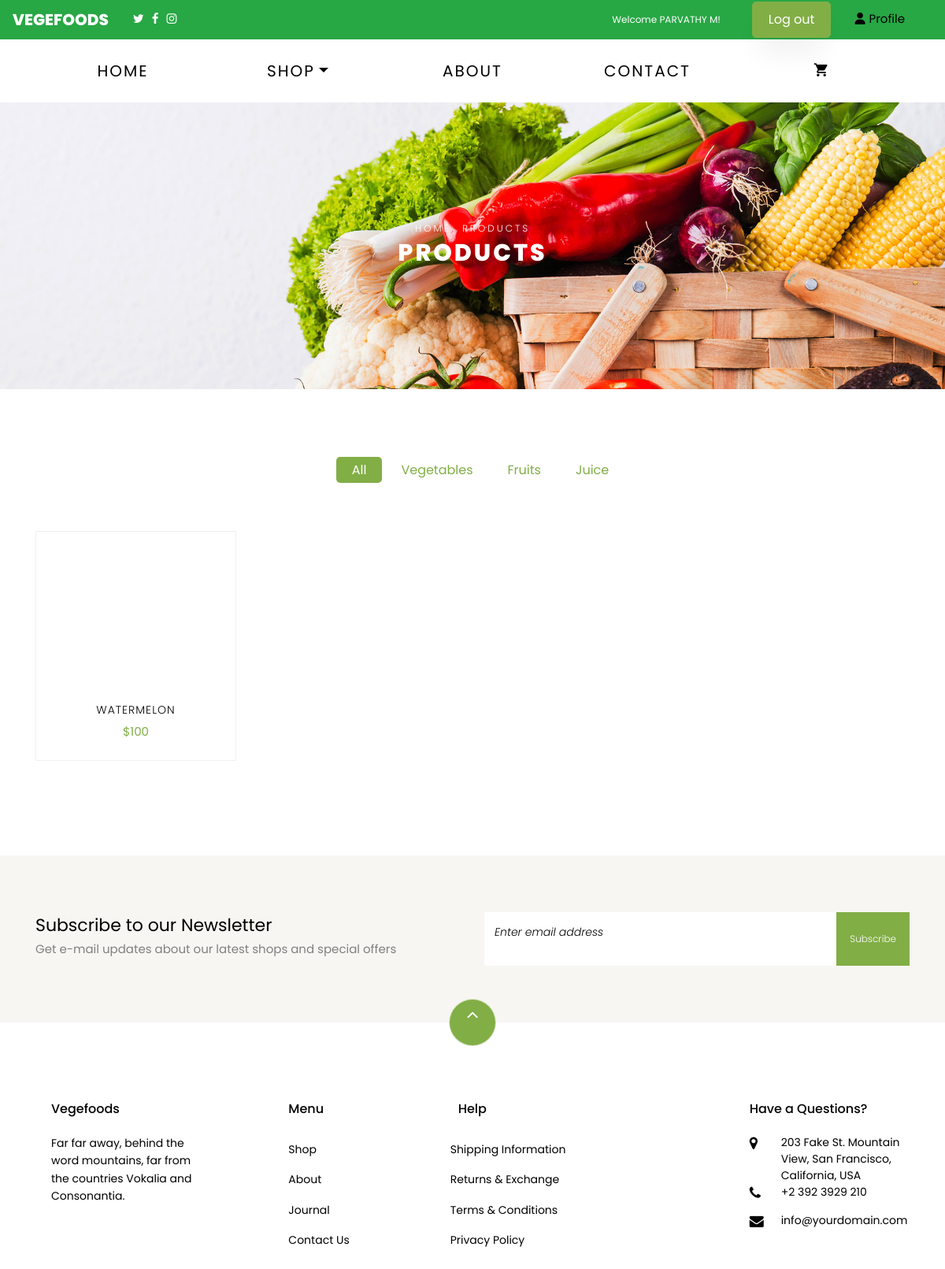
The app's page /fruit_list/ (signed in) with its own data.
### app/models.py (models this page shows, shortened)
class customuser(AbstractUser):
    full_name = models.CharField(max_length=255, blank=True, null=True)
    phone = models.CharField(max_length=15, blank=True, null=True)
    is_admin = models.BooleanField(default=False)
    is_user = models.BooleanField(default=False)

class Fruit(models.Model):
    name=models.CharField(max_length=30)
    cover=models.ImageField(upload_to='app/cover',null=True,blank=True)
    description =models.CharField(max_length=400)
    price=models.IntegerField()
    sold=models.IntegerField()

### app/views.py (the view)
# urls.py: path("fruit_list/", views.fruit_list, name="fruit_list"),
def fruit_list(request):
    k=Fruit.objects.all()
    return render(request, "fruit.html", {"b": k, 'request': request})

### templates/fruit.html (shortened to what this page needs)
{% extends 'base.html' %}
{% load static %}
{% block content %}
    <div class="hero-wrap hero-bread" style="background-image: url('/static/images/bg_1.jpg');">
      <div class="container">
        <div class="row no-gutters slider-text align-items-center justify-content-center">
          <div class="col-md-9 ftco-animate text-center">
            <p class="breadcrumbs"><span class="mr-2"><a href="index.html">Home</a></span> <span>Products</span></p>
            <h1 class="mb-0 bread">Products</h1>
          </div>
        </div>
      </div>
    </div>
    <section class="ftco-section">
        <div class="container">
            <div class="row justify-content-center">
                <div class="col-md-10 mb-5 text-center">
                    <ul class="product-category">
                      <li><a href="{% url 'shop' %}" class="active">All</a></li>
                        <li><a href="{% url 'vegetable_list' %}">Vegetables</a></li>
                        <li><a href="{% url 'fruit_list' %}">Fruits</a></li>
                        <li><a href="{% url 'juice_list' %}">Juice</a></li>
                    </ul>
                </div>
            </div>
            <div class="row">
               {% for i in b %}
                    <div class="col-md-6 col-lg-3 ftco-animate">
                        <div class="product">
                            <a href="#" class="img-prod"><img class="img-fluid" src="{{ i.cover.url }}" alt="{{ i.name }}"style="height: 200px; width: 400px;">
                            </a>
                            <div class="text py-3 pb-4 px-3 text-center">
                                <h3><a href="#">{{ i.name }}</a></h3>
                                <div class="d-flex">
                                    <div class="pricing">
                                        <p class="price"><span>${{ i.price }}</span></p>
                                    </div>
                                </div>
                            </div>
                        </div>
                    </div>
                {% endfor %}
            </div>
        </div>
    </section>
    <section class="ftco-section ftco-no-pt ftco-no-pb py-5 bg-light">
      <div class="container py-4">
        <div class="row d-flex justify-content-center py-5">
          <div class="col-md-6">
            <h2 style="font-size: 22px;" class="mb-0">Subscribe to our Newsletter</h2>
            <span>Get e-mail updates about our latest shops and special offers</span>
          </div>
          <div class="col-md-6 d-flex align-items-center">
            <form action="#" class="subscribe-form">
              <div class="form-group d-flex">
                <input type="text" class="form-control" placeholder="Enter email address">
                <input type="submit" value="Subscribe" class="submit px-3">
              </div>
            </form>
          </div>
        </div>
      </div>
    </section>
{% endblock %}

### templates/base.html (shortened to what this page needs)
{% load static %}
<!DOCTYPE html>
<html lang="en">
  <head>
    <link rel="stylesheet" type="text/css" href="https://cdnjs.cloudflare.com/ajax/libs/slick-carousel/1.7.1/slick.css" />
    <link rel="stylesheet" type="text/css" href="https://cdnjs.cloudflare.com/ajax/libs/slick-carousel/1.7.1/slick-theme.css" />
    <link rel="stylesheet" href="https://cdnjs.cloudflare.com/ajax/libs/font-awesome/6.0.0-beta3/css/all.min.css">
        <link rel="stylesheet" href="{% static 'special/css/app.css' %}">
        <link rel="stylesheet" href="https://cdnjs.cloudflare.com/ajax/libs/font-awesome/6.6.0/css/brands.min.css" />
    <link rel="stylesheet" href="{%  static 'css/open-iconic-bootstrap.min.css' %}">
    <link rel="stylesheet" href="{%  static 'css/animate.css' %}">
    <link rel="stylesheet" href="{% static 'css/owl.carousel.min.css' %}">
    <link rel="stylesheet" href="{% static 'css/owl.theme.default.min.css' %}">
    <link rel="stylesheet" href="{% static 'css/magnific-popup.css' %}">
    <link rel="stylesheet" href="{% static 'css/aos.css' %}">
    <link rel="stylesheet" href="{% static 'css/ionicons.min.css' %}">
    <link rel="stylesheet" href="{% static 'css/bootstrap-datepicker.css' %}">
    <link rel="stylesheet" href="{% static 'css/jquery.timepicker.css' %}">
    <link rel="stylesheet" href="{% static 'css/flaticon.css' %}">
    <link rel="stylesheet" href="{% static 'css/icomoon.css' %}">
    <link rel="stylesheet" href="{% static 'css/style.css' %}">
  </head>
  <body class="goto-here">
    <nav class="navbar navbar-expand-lg navbar-light bg-success" style="height: 50px">
      <a class="navbar-brand" style="color: white;">Vegefoods</a>
      <div class="container-fluid">
        <ul style="list-style: none; padding: 0; margin: 0; display: flex;">
          <li style="margin-right: 10px; "><a href="#"><span class="icon-twitter" style="color: white;"></span></a></li>
          <li style="margin-right: 10px;"><a href="#"><span class="icon-facebook"  style="color: white;"></span></a></li>
          <li style="margin-right: 10px;"><a href="#"><span class="icon-instagram" style="color: white;"></span></a></li>
  </ul>
  {% if user.is_authenticated %}
  <div class="header-content">
       <small class="welcome-message">Welcome {{ user.full_name }}!</small>
    <a href="{% url 'logout' %}" class="btn btn-primary">Log out</a>
    {% if request.user.is_user %}
      <li class="nav-item">
        <a href="{% url 'user_profile_details' %}" class="profile-link">
            <i class="fas fa-user"></i> Profile
        </a>
      </li>
    {% endif %}
{% endif %}
      </div>
</div>
</nav>
{% if user.is_authenticated %}
    <nav class="navbar navbar-expand-lg navbar-dark ftco_navbar bg-dark ftco-navbar-light" id="ftco-navbar">
	    <div class="container">
	      <div class="collapse navbar-collapse" id="ftco-nav" style>
	        <ul class="navbar-nav ml-auto">
	          <li class="nav-item active"><a href="{% url 'home' %}" class="nav-link" style="font-size: 20px;">Home</a></li>
	          <li class="nav-item dropdown">
              <a class="nav-link dropdown-toggle" href="#" id="dropdown04" data-toggle="dropdown" aria-haspopup="true" aria-expanded="false" style="font-size: 20px;">Shop</a>
            </li>
	          <li class="nav-item"><a href="{% url 'about' %}" class="nav-link" style="font-size: 20px;" >About</a></li>
	           <li class="nav-item"><a href="{% url 'contact' %}" class="nav-link" style="font-size: 20px;">Contact</a></li>
	          <li class="nav-item cta cta-colored"><a href="{% url 'cart' %}" class="nav-link" style="font-size: 20px;"><span class="icon-shopping_cart"></span></a></li>
	        </ul>
	      </div>
	    </div>
	  </nav>
     {% endif %}
{% block content %}
{% endblock %}
<footer class="ftco-footer ftco-section" >
  <div class="container">
    <div class="row">
      <div class="mouse">
        <a href="#" class="mouse-icon">
          <div class="mouse-wheel"><span class="ion-ios-arrow-up"></span></div>
        </a>
      </div>
    </div>
    <div class="row mb-5">
      <div class="col-md">
        <div class="ftco-footer-widget mb-4">
          <h2 class="ftco-heading-2" style="margin-left: 20px;">Vegefoods</h2>
          <p style="margin-left:20px;">Far far away, behind the word mountains, far from the countries Vokalia and Consonantia.</p>
          <ul class="ftco-footer-social list-unstyled float-md-left float-lft mt-5">
          </ul>
        </div>
      </div>
      <div class="col-md">
        <div class="ftco-footer-widget mb-4 ml-md-5">
          <h2 class="ftco-heading-2"style="margin-left: 20px;" >Menu</h2>
          <ul class="list-unstyled">
            <li><a href="#" class="py-2 d-block">Shop</a></li>
            <li><a href="{% url 'about' %}" class="py-2 d-block">About</a></li>
            <li><a href="#" class="py-2 d-block">Journal</a></li>
            <li><a href="{% url 'contact' %}" class="py-2 d-block">Contact Us</a></li>
          </ul>
        </div>
      </div>
      <div class="col-md-4">
         <div class="ftco-footer-widget mb-4">
          <h2 class="ftco-heading-2"style="margin-left: 30px;">Help</h2>
          <div class="d-flex">
            <ul class="list-unstyled mr-l-5 pr-l-3 mr-4">
              <li><a href="#" class="py-2 d-block">Shipping Information</a></li>
              <li><a href="#" class="py-2 d-block">Returns &amp; Exchange</a></li>
              <li><a href="#" class="py-2 d-block">Terms &amp; Conditions</a></li>
              <li><a href="#" class="py-2 d-block">Privacy Policy</a></li>
            </ul>
                 </div>
        </div>
      </div>
      <div class="col-md">
        <div class="ftco-footer-widget mb-4">
          <h2 class="ftco-heading-2"style="margin-left:20px;">Have a Questions?</h2>
          <div class="block-23 mb-3">
            <ul>
              <li><span class="icon icon-map-marker"></span><span class="text" >203 Fake St. Mountain View, San Francisco, California, USA</span></li>
              <li><a href="#"><span class="icon icon-phone"></span><span class="text">+2 392 3929 210</span></a></li>
              <li><a href="#"><span class="icon icon-envelope"></span><span class="text">info@yourdomain.com</span></a></li>
            </ul>
          </div>
        </div>
      </div>
    </div>
  </div>
</footer>
  </body>
</html>

### static/css/icomoon.css (style rules this page uses)
[class^="icon-"], [class*=" icon-"] { font-family: 'icomoon' !important; speak: none; font-style: normal; font-weight: normal; font-variant: normal; text-transform: none; line-height: 1; -webkit-font-smoothing: antialiased; -moz-osx-font-smoothing: grayscale; }
.icon-map-marker:before { content: "\f041"; }
.icon-phone:before { content: "\f095"; }
.icon-twitter:before { content: "\f099"; }
.icon-facebook:before { content: "\f09a"; }
.icon-envelope:before { content: "\f0e0"; }
.icon-instagram:before { content: "\f16d"; }
.icon-shopping_cart:before { content: "\e8cc"; }

### templates/base.html (style rules this page uses)
* { margin: 0; padding: 0; }
#ftco-navbar ul.navbar-nav { display: flex; justify-content: space-between; width: 100%; }
#ftco-navbar ul.navbar-nav li { flex: 1; text-align: center; }
.header-content { display: flex; align-items: center; justify-content: space-between; padding: 10px 20px; }
.welcome-message { color: white; text-align: center; margin: 0; margin-right: 40px; flex: 1; }
.btn-primary { background-color: #007bff; color: white; padding: 10px 20px; border: none; border-radius: 5px; cursor: pointer; text-decoration: none; margin-right: 30px; }
.profile-link { color: black; text-decoration: none; display: flex; align-items: center; margin-top: -30px; }
.profile-link i { margin-right: 5px; }
#ftco-navbar ul li { position: relative; }

### records on screen
customuser: full_name "PARVATHY M"
Fruit: name "WATERMELON", price "100"
